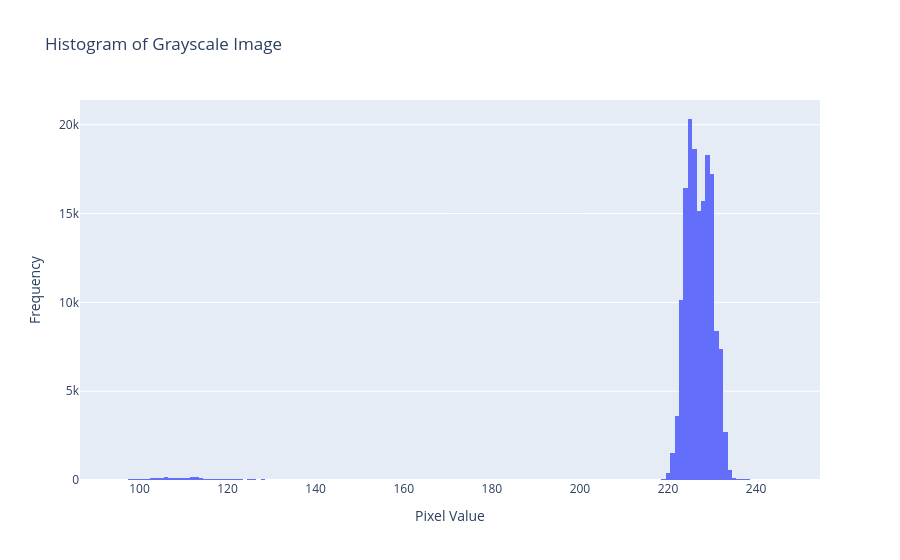

Notebook code cell kept with this figure:
### Code cell
plot_histogram_plotly(gray_image_12)

### Figure 1 — Plotly figure (JSON) as saved in the notebook; plotly's stock layout.template omitted (floating-point values rounded to 4 significant figures; data arrays with more than 128 entries replaced by an {"elided": "..."} marker saying what was removed)
{"data": [{"nbinsx": 256, "type": "histogram", "x": {"elided": "160000 int values"}}], "layout": {"title": {"text": "Histogram of Grayscale Image"}, "xaxis": {"title": {"text": "Pixel Value"}}, "yaxis": {"title": {"text": "Frequency"}}}}
